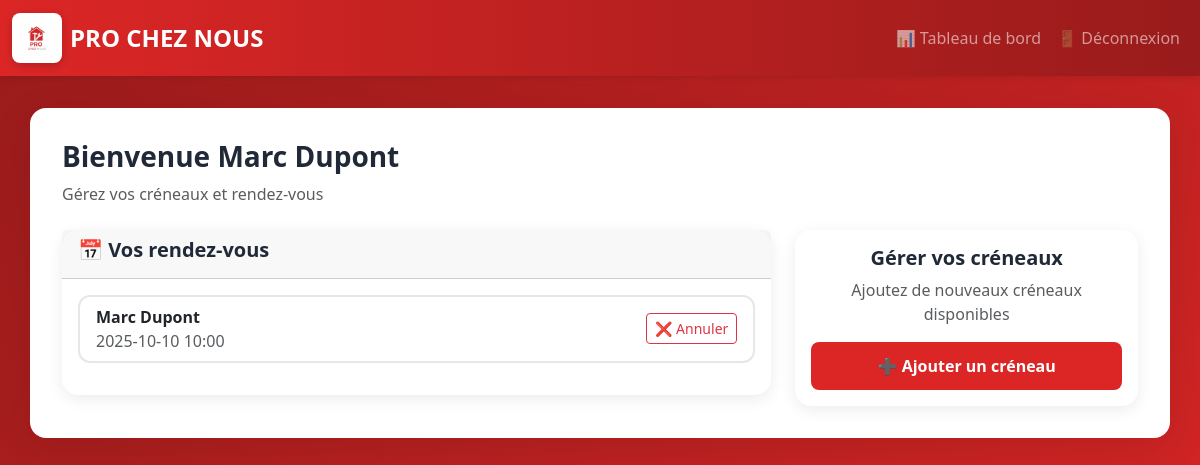
The app's page /dashboard (signed in) with its own data.
### tables this page shows
CREATE TABLE users (
            id INTEGER PRIMARY KEY,
            name TEXT,
            email TEXT UNIQUE,
            password TEXT,
            role TEXT,
            localisation TEXT,
            categorie TEXT
        );

CREATE TABLE rendezvous (
            id INTEGER PRIMARY KEY,
            pro_id INTEGER,
            client_id INTEGER,
            date TEXT,
            FOREIGN KEY(pro_id) REFERENCES users(id),
            FOREIGN KEY(client_id) REFERENCES users(id)
        );

### app.py (the view, shortened to what this page needs)
@app.route('/dashboard')
def dashboard():
    if 'user_id' not in session: return redirect(url_for('login'))
    conn = get_db()
    user = conn.execute('SELECT * FROM users WHERE id = ?', (session['user_id'],)).fetchone()
    if user['role'] == 'pro':
        rdvs = conn.execute('''
            SELECT r.id, r.date, u.name as client FROM rendezvous r
            JOIN users u ON r.client_id = u.id WHERE r.pro_id = ?
            ORDER BY r.date DESC
        ''', (user['id'],)).fetchall()
        return render_template('dashboard_pro.html', user=user, rdvs=rdvs)

### app.py (called while the page is built)
def get_db():
    conn = sqlite3.connect('database.db')
    conn.row_factory = sqlite3.Row
    return conn

### templates/dashboard_pro.html
{% extends "base.html" %}{% block title %}Tableau de bord Pro{% endblock %}{% block content %}
<h3>Bienvenue {{ user.name }}</h3>
<p class="text-muted">Gérez vos créneaux et rendez-vous</p>
<div class="row mt-4">
    <div class="col-md-8">
        <div class="card">
            <div class="card-header">
                <h5>📅 Vos rendez-vous</h5>
            </div>
            <div class="card-body">
                {% if rdvs %}
                    <div class="list-group">
                        {% for rdv in rdvs %}
                        <div class="list-group-item d-flex justify-content-between align-items-center">
                            <div>
                                <strong>{{ rdv.client }}</strong>
                                <div class="text-muted">{{ rdv.date }}</div>
                            </div>
                            <form method="POST" action="{{ url_for('cancel_rdv', rdv_id=rdv.id) }}" style="display:inline;">
                                <button type="submit" class="btn btn-sm btn-outline-danger" onclick="return confirm('Voulez-vous vraiment annuler ce rendez-vous?')">
                                    ❌ Annuler
                                </button>
                            </form>
                        </div>
                        {% endfor %}
                    </div>
                {% else %}
                    <p class="text-muted">Aucun rendez-vous pour le moment</p>
                {% endif %}
            </div>
        </div>
    </div>
    <div class="col-md-4">
        <div class="card">
            <div class="card-body text-center">
                <h5>Gérer vos créneaux</h5>
                <p class="text-muted">Ajoutez de nouveaux créneaux disponibles</p>
                <a href="{{ url_for('add_slot') }}" class="btn btn-primary w-100">
                    ➕ Ajouter un créneau
                </a>
            </div>
        </div>
    </div>
</div>
{% endblock %}

### static/style.css (style rules this page uses)
:root { --primary-color: #dc2626; --primary-dark: #991b1b; --secondary-color: #ef4444; --text-dark: #1f2937; --text-light: #6b7280; --border-color: #e5e7eb; --bg-light: #fef2f2; }
body { font-family: 'Segoe UI', Tahoma, Geneva, Verdana, sans-serif; color: var(--text-dark); background: linear-gradient(135deg, #991b1b 0%, #dc2626 100%); min-height: 100vh; }
.btn-primary { background: var(--primary-color); border: none; padding: 0.75rem 2rem; border-radius: 8px; font-weight: 600; transition: all 0.3s ease; }
.list-group-item { border: 2px solid var(--border-color); border-radius: 12px !important; margin-bottom: 1rem; transition: all 0.3s ease; }
h3, h4, h5 { color: var(--text-dark); font-weight: 700; }
.card { border: none; border-radius: 16px; box-shadow: 0 4px 16px rgba(0,0,0,0.08); }

### records on screen
users: name "Marc Dupont"
rendezvous: client "Marc Dupont", date "2025-10-10 10:00"
